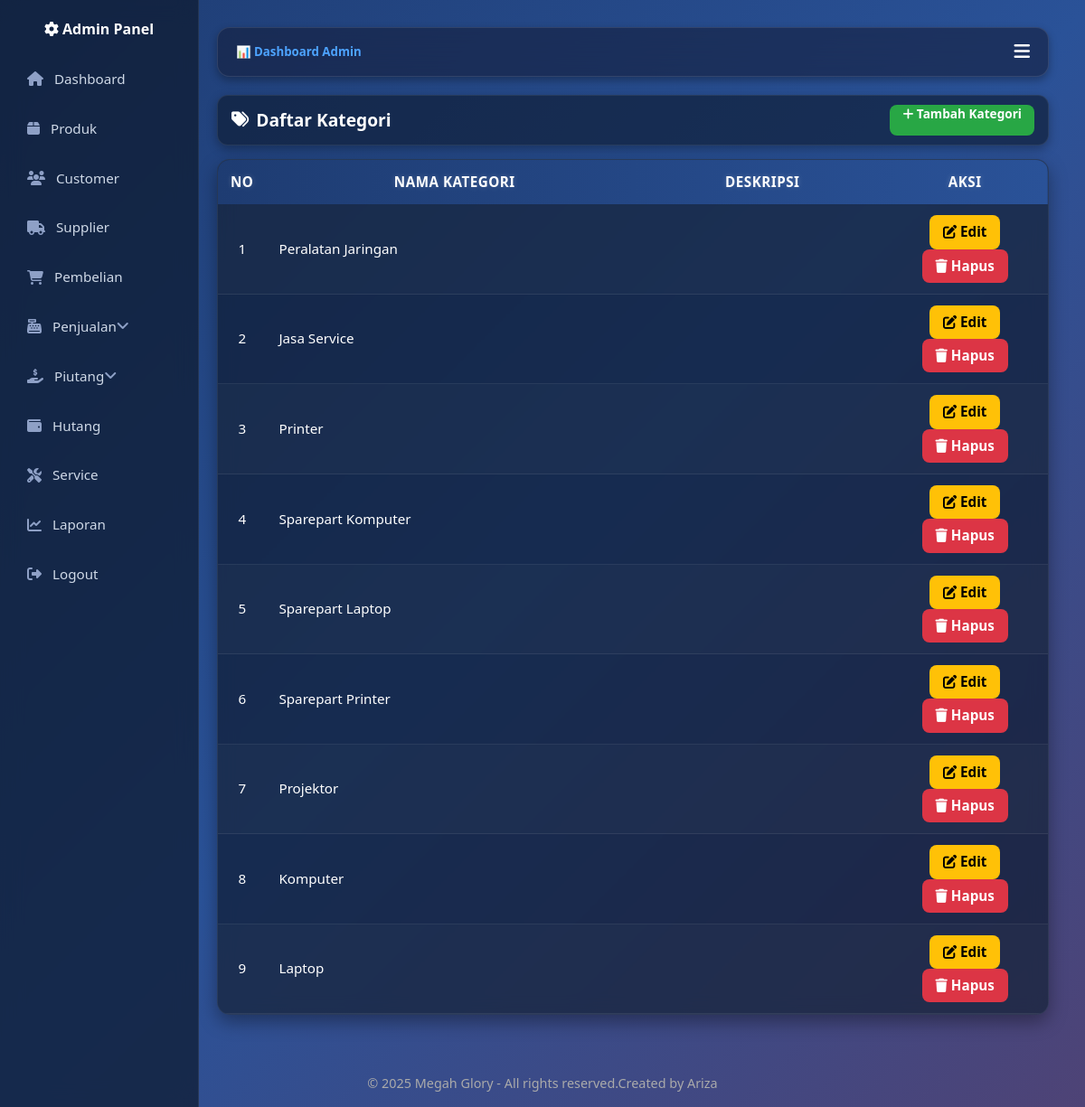
/Admin/Kategori/kategori.php (signed in), run on the app's committed database.
### tables this page shows
CREATE TABLE `kategori_produk` (
  `id` int(11) NOT NULL,
  `nama_kategori` varchar(100) NOT NULL,
  `gambar` varchar(255) DEFAULT NULL,
  `deskripsi` text DEFAULT NULL
);

### Admin/Kategori/kategori.php (the view, shortened to what this page needs)
<?php
include "../../config.php";
include "../../header.php";
$result = $conn->query("SELECT * FROM kategori_produk ORDER BY id DESC");
?>
<div class="page-header">
  <h2><i class="fa fa-tags"></i> Daftar Kategori</h2>
  <a href="tambah_kategori.php"
  class="btn btn-success">
    <i class="fa fa-plus"></i> Tambah Kategori
  </a>
</div>
  <div class="card-dark">
    <div class="table-responsive">
      <table class="table-modern">
        <thead>
          <tr>
            <th width="5%">No</th>
            <th>Nama Kategori</th>
            <th>Deskripsi</th>
            <th width="20%">Aksi</th>
          </tr>
        </thead>
        <tbody>
          <?php if ($result && $result->num_rows > 0):
              $no = 1;
              while ($row = $result->fetch_assoc()): ?>
            <tr>
              <td><?= $no++; ?></td>
              <td><?= htmlspecialchars($row['nama_kategori']); ?></td>
              <td><?= htmlspecialchars($row['deskripsi'] ?? ''); ?></td>
              <td>
                <a href="edit_kategori.php?id=<?= $row['id']; ?>"
                   class="btn btn-warning btn-sm">
                  <i class="fa fa-edit"></i> Edit
                </a>
                <a href="hapus_kategori.php?id=<?= $row['id']; ?>"
                   class="btn btn-danger btn-sm"
                   onclick="return confirm('Yakin hapus kategori ini?');">
                  <i class="fa fa-trash"></i> Hapus
                </a>
              </td>
            </tr>
          <?php endwhile; endif; ?>
        </tbody>
      </table>
    </div>
  </div>
<?php include "../../footer.php"; ?>

### assets/css/base.css (style rules this page uses)
:root { --primary: #009688; --secondary: #6c757d; --success: #28a745; --danger: #dc3545; --warning: #ffc107; --info: #17a2b8; --light: #f8f9fa; --dark: #212529; --body-bg: #0a1930; --body-color: #ffffff; }
* { box-sizing: border-box; margin: 0; padding: 0; }
body { font-family: 'Segoe UI', sans-serif; background: linear-gradient(135deg, #1e3c72, #2a5298, #4e4376); color: var(--body-color); line-height: 1.5; }
a { text-decoration: none; color: inherit; }

### assets/css/layout.css (style rules this page uses)
.page-header { display: flex; justify-content: space-between; align-items: center; flex-wrap: wrap; padding: 10px 15px; margin-bottom: 15px; background: rgba(15, 28, 51, 0.65); border: 1px solid rgba(255,255,255,0.08); border-radius: 12px; box-shadow: 0 4px 12px rgba(0,0,0,0.3); gap: 10px; }
.page-header h2 { margin: 0; font-size: 1.2rem; font-weight: 700; display: flex; align-items: center; gap: 8px; color: #fff; }
.page-header .btn { height: 34px; padding: 0 14px; font-size: 0.85rem; font-weight: 600; margin-left: 6px; }

### assets/css/components.css (style rules this page uses)
.table-modern { width: 100%; border-collapse: separate; border-spacing: 0; border-radius: 14px; overflow: hidden; background: rgba(15, 28, 51, 0.7); backdrop-filter: blur(10px); color: #fff; box-shadow: 0 8px 20px rgba(0,0,0,0.35); font-size: 0.95rem; line-height: 1.4; border: 1px solid rgba(255,255,255,0.08); }
.table-modern thead tr { background: linear-gradient(90deg, #1e3c72, #2a5298); color: #fff; }
.table-modern thead th { padding: 14px; border: none !important; font-weight: 700; text-align: center; text-transform: uppercase; letter-spacing: 0.5px; text-shadow: 0 0 6px rgba(255,255,255,0.2); }
.table-modern td { padding: 12px 14px; vertical-align: middle; border-bottom: 1px solid rgba(255,255,255,0.08); transition: background 0.2s ease; }
.table-modern tbody tr:nth-child(odd) { background: rgba(255,255,255,0.02); }
.table-modern td:nth-child(1), .table-modern td:last-child { text-align: center; }
.btn { display: inline-block; padding: 8px 15px; border-radius: 8px; font-weight: 600; cursor: pointer; transition: 0.3s; text-align: center; }
.btn-success { background: var(--success); color: #fff; }
.btn-danger { background: var(--danger); color: #fff; }
.btn-warning { background: var(--warning); color: #000; }
::placeholder { color: #aaa; }

### assets/css/custom.css (style rules this page uses)
html, body { height: 100%; margin: 0; display: flex; flex-direction: column; }

### data on the page
kategori_produk: nama_kategori "Peralatan Jaringan"
kategori_produk: nama_kategori "Jasa Service"
kategori_produk: nama_kategori "Printer"
kategori_produk: nama_kategori "Sparepart Komputer"
kategori_produk: nama_kategori "Sparepart Laptop"
kategori_produk: nama_kategori "Sparepart Printer"
kategori_produk: nama_kategori "Projektor"
kategori_produk: nama_kategori "Komputer"
kategori_produk: nama_kategori "Laptop"
